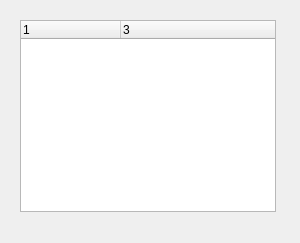
<?xml version="1.0" encoding="UTF-8"?>
<ui version="4.0">
 <class>Widget</class>
 <widget class="QWidget" name="Widget">
  <property name="geometry">
   <rect>
    <x>0</x>
    <y>0</y>
    <width>300</width>
    <height>243</height>
   </rect>
  </property>
  <property name="windowTitle">
   <string>Widget</string>
  </property>
  <widget class="QTreeWidget" name="treeWidget">
   <property name="geometry">
    <rect>
     <x>20</x>
     <y>20</y>
     <width>256</width>
     <height>192</height>
    </rect>
   </property>
   <column>
    <property name="text">
     <string notr="true">1</string>
    </property>
   </column>
   <column>
    <property name="text">
     <string>3</string>
    </property>
   </column>
  </widget>
 </widget>
 <layoutdefault spacing="6" margin="11"/>
 <resources/>
 <connections/>
</ui>
